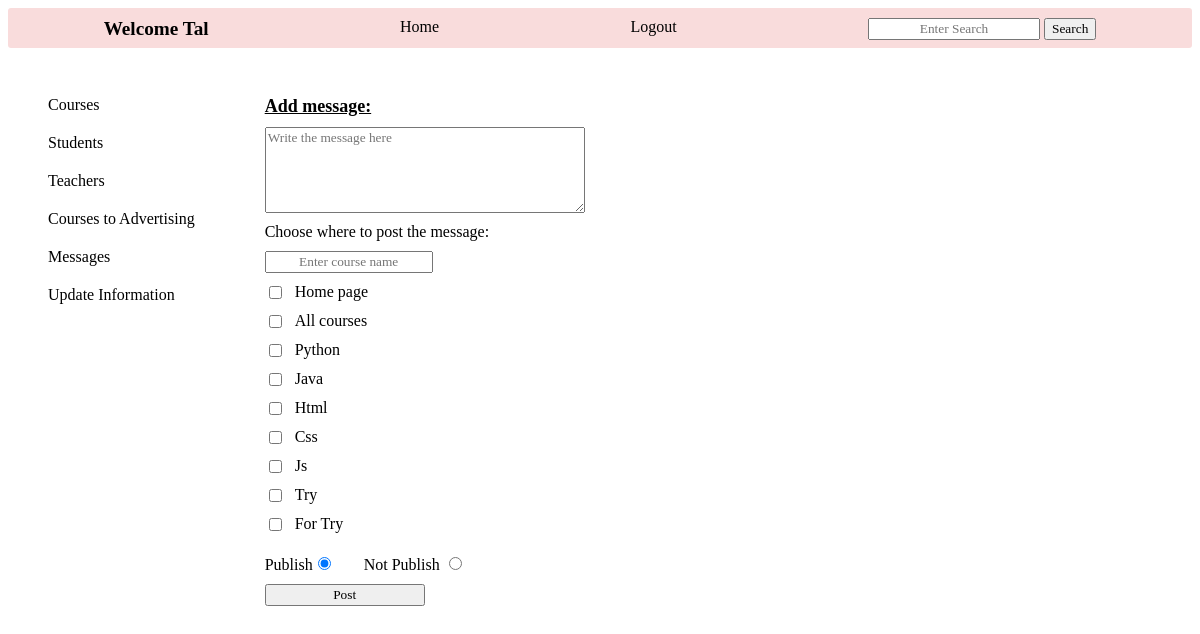
The page /add_message (signed in) on the database as committed earlier.
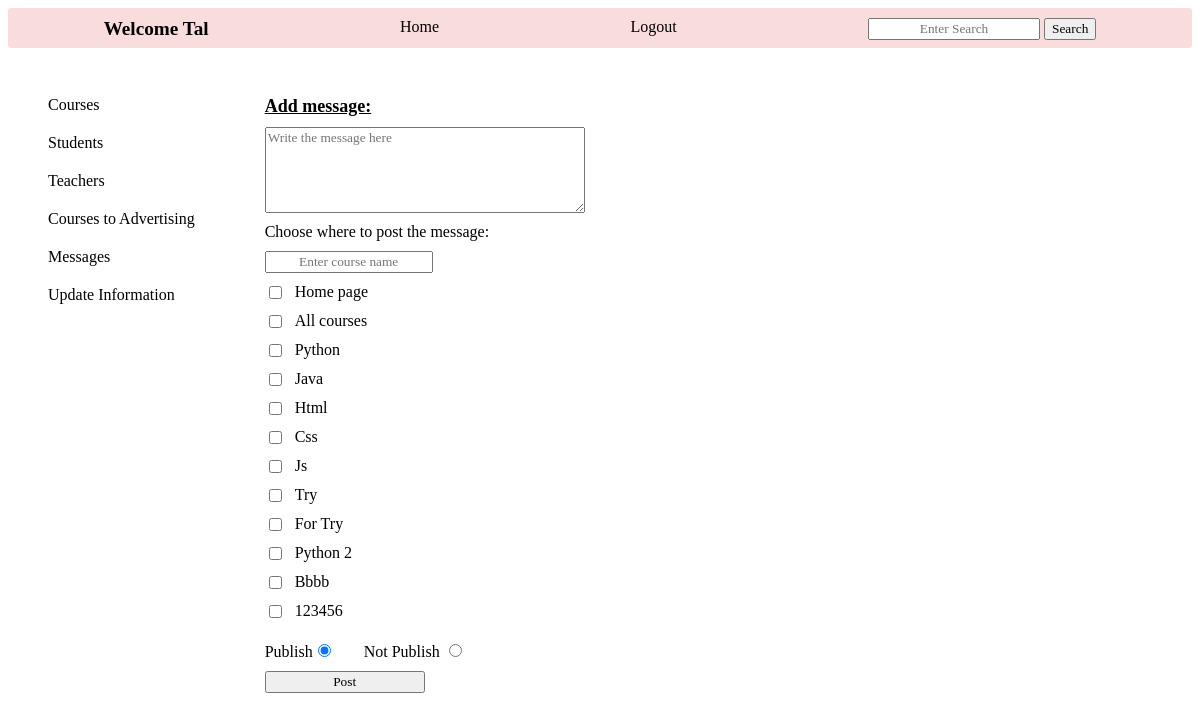
The same page on the database as committed later.
### tables this page shows
CREATE TABLE courses (
        id INTEGER PRIMARY KEY,
        name TEXT NOT NULL,
        description TEXT DEFAULT "Still not updated",
        teacher_id TEXT NOT NULL DEFAULT "Still not updated",
        start TEXT DEFAULT "Still not updated",
        day TEXT DEFAULT "Still not updated",
        time TEXT DEFAULT "Still not updated", 
        FOREIGN KEY (teacher_id) REFERENCES teachers (id)
        );

### app.py (the view, shortened to what this page needs)
@app.route('/add_message', methods=['get', 'post'])
def add_messages():
    log=check_log()
    info=info_user()
    jinja={}
    jinja['form1']=['create']
    courses=crud.read_all('courses')
    jinja['courses']=create_courses_objects(courses)
    current_time=datetime.datetime.now()
    current_time=current_time.strftime("%d/%m/%Y %H:%M")
    if request.method=='GET':
        return render_template ('administrator.html',log=log, info=info, admin_id=session['id'], jinja=jinja)

### app.py (called while the page is built)
def check_log(): #check if user is loged in or not
    log_result={}
    if "name" in session:
        link='/logout'
        log='Logout'
        log_result['link']=link
        log_result['log']=log
        return log_result
    else:
        link='/login'
        log='Login'
        log_result['link']=link
        log_result['log']=log
        return log_result

### crud.py (called while the page is built)
def read_all(table):
    return query(f"SELECT * FROM {table}")

def read_if(column, table, value, condition):
    return query(f"SELECT {column} FROM {table} WHERE {value}='{condition}'")

def teacher_name(teacher_id):
    name=read_if('name', 'teachers', 'id', teacher_id)
    name=name[0][0]
    return name

### setup_db.py (called while the page is built)
def query(sql):
    with sqlite3.connect('students.db') as conn:
        cur=conn.cursor()
        cur.execute(sql)
        return cur.fetchall()

### templates/administrator.html (shortened to what this page needs)
{% extends "base.html" %}
{% block content %}
<div class="admin_pages">
    <div class="links">
        <div class="link"><a href="/admin_courses">Courses</a></div>
        <div class="link"><a href="/admin_students">Students</a></div>
        <div class="link"><a href="/admin_teachers">Teachers</a></div>
        <div class="link"><a href="/advertising_courses">Courses to Advertising </a></div>
        <div class="link"><a href="/show_messages">Messages</a></div>
        <div class="link"><a href="/user_info_update/{{admin_id}}">Update Information</a></div>
    </div>
    {% for form in jinja.form1 %}
        <div class="messages_form">
            <form action="" method="post">
                <div class="add_message_title">Add message:</div>
                <textarea name="message" id="" cols="30" rows="5" placeholder="Write the message here" required autofocus></textarea>
                <div>Choose where to post the message:</div>
                <div><input class="choose_course_message" type="text" name="" id="search" oninput="loctionSearch()" placeholder="Enter course name"></div>
                <div class="message_loction" id="message_loction">
                    <div class="choose_loction">
                        <div><input type="checkbox" name="choose_loction" value="home_page"></div>
                        <div >Home page</div>
                    </div>
                    <div class="choose_loction">
                        <input type="checkbox" name="choose_loction" value="all_courses">
                        <div >All courses</div>
                    </div>
                    {% for course in jinja.courses %}
                        <div class="choose_loction">
                            <input type="checkbox" name="choose_loction" value="{{course.tid}}">
                            <div >{{course.name}}</div>
                        </div>
                    {% endfor %}
                </div>
                <div class="choose_status">
                    <div>Publish<input type="radio" name="status" value="publish" checked></div>
                    <div>Not Publish <input type="radio" name="status" value="non_publish"></div>
                </div>
                <input class="choose_course_message" type="submit" value="Post">
            </form>
        </div>
    {% endfor %}
</div>
{% endblock %}

Rows that differ between the two databases and show on the page:
added courses: name "Python 2"
added courses: name "Bbbb"
added courses: name "123456"
